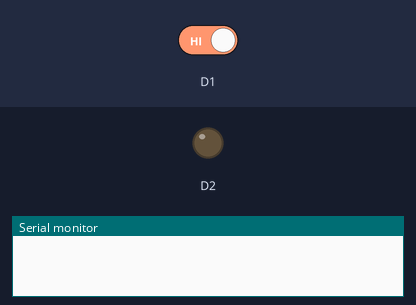
Bench run of a sketch on a simulated ESP8266 (NodeMCU). On the bench: output pins drawn as LEDs (lit = HIGH), the last lines printed to the serial monitor. The inputs (shaded band) are chosen by the test bench; at power-on: D1 HIGH.

Above: at 1.2 s.
1.3 s: D1 driven LOW
At 2.4 s:
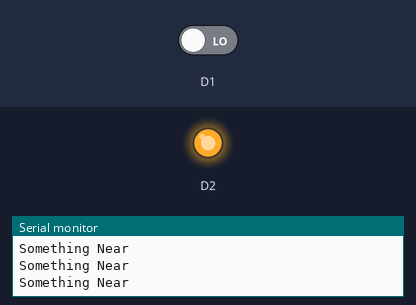
2.8 s: D1 driven HIGH
At 3.5 s:
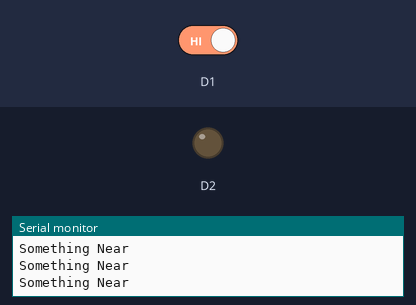
Timing chart, 0 to 5.8 s (numbered marks = the images above; inputs shaded):
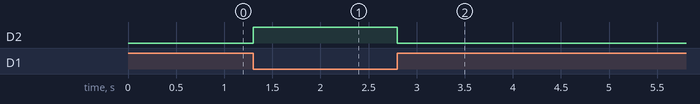

The sketch:

IR_Sensor.ino
```cpp
int val = 0;
void setup() {
  pinMode(D1, INPUT);
  pinMode(D2, OUTPUT);
}

void loop() {
  val = digitalRead(D1);
  if (val == LOW){
    digitalWrite(D2, HIGH);
    Serial.println("Something Near");
   }

  else digitalWrite(D2, LOW);

}
```

Measured:
- after the input at 1.3 s, D2: LOW → HIGH at once
- after the input at 2.8 s, D2: HIGH → LOW at once
